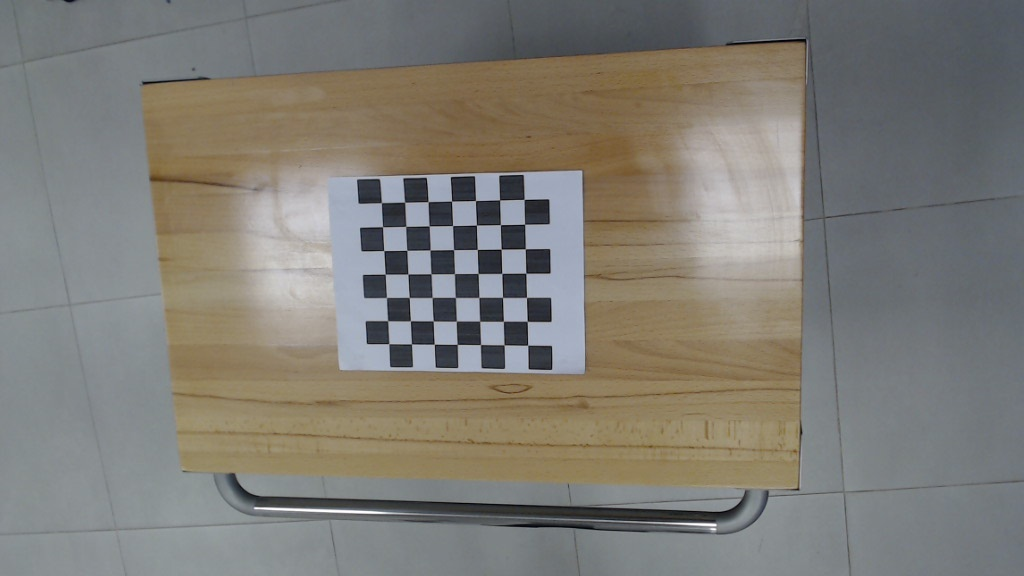
#> input picture Vision Fija/Fotos_Calibracion/foto_ajedrez_0.jpg, 1024 x 576 px; its folder holds only this picture in this run
$ python Calibracion_Intriseca_Camara.py
#> lines starting #> are read from the running program, lines starting #| are printed output that depends on the picture; after the words box and inside, x2 and y2 are one past the last pixel; in counts of white or black regions, pixels touching at a corner belong together; long printed decimals are rounded
### Vision Fija/Funciones_Codigos.py
import cv2
import cv2.aruco as aruco
import pandas as pd
import numpy as np
import json
import os
from datetime import date

ARCHIVO_PARAMETROS_CAMARA = "parametros_camara.json"
ARCHIVO_VALORES_CSV ="valores.csv"
CARPETA_FOTOS_CALIBRACION = "Fotos_Calibracion"
CARPETA_CODIGOS_ARUCO = "Codigos_ArUco"
RESOLUCION_CAMARA = {
    "RESOLUCION_WIDTH": 1280,
    "RESOLUCION_HEIGHT": 720
}

def filtrar_Archivos_JPG():
    dir_carpeta_imagenes = juntar_DireccionAbs_Archivo(CARPETA_FOTOS_CALIBRACION)
    imagenes = [os.path.join(dir_carpeta_imagenes, f)
                for f in os.listdir(dir_carpeta_imagenes)
                if f.lower().endswith('.jpg')]

    return imagenes

def guardar_Resolucion_Camara(width, height):
    RESOLUCION_CAMARA["RESOLUCION_WIDTH"] = width
    RESOLUCION_CAMARA["RESOLUCION_HEIGHT"] = height

def obtener_Nombre_Carpeta_Fotos():
    return CARPETA_FOTOS_CALIBRACION

def crear_Carpeta_Fotos():
    crear_Carpeta(CARPETA_FOTOS_CALIBRACION)

def crear_Carpeta_ArUco():
    crear_Carpeta(CARPETA_CODIGOS_ARUCO)

# [29 lines left out: functions crear_Carpeta, guardar_Foto_Calibracion, guardar_Codigo_ArUco, guardar_Imagen, not called in this run]

def guardar_Parametros_Camara(matriz_camara, coeficientes_distorsion):

    estructura_datos = {
        "fecha_calibracion" : str(date.today()),
        "resolucion_width" : int(RESOLUCION_CAMARA["RESOLUCION_WIDTH"]),
        "resolucion_height" : int(RESOLUCION_CAMARA["RESOLUCION_HEIGHT"]),
        "matriz_camara" : matriz_camara.tolist(),
        "coef_dist" : coeficientes_distorsion.tolist()
    }

    direccion = juntar_DireccionAbs_Archivo(ARCHIVO_PARAMETROS_CAMARA)

    if os.path.exists(direccion):
        datos = obtener_Parametros_Camara()
        datos.update(estructura_datos)
    else:
        datos = estructura_datos

    with open(direccion, "w") as f:
        json.dump(datos, f, indent=4)

# [13 lines left out: function guardar_Parametros_Extrinsecos_Camara, not called in this run]

def obtener_Parametros_Camara():
    direccion = juntar_DireccionAbs_Archivo(ARCHIVO_PARAMETROS_CAMARA)

    if not os.path.exists(direccion):
        raise FileNotFoundError(f"No se encontró el archivo de parámetros: {direccion}")

    with open(direccion, "r") as f:
        parametros_camara = json.load(f)

    return parametros_camara

# [15 lines left out: functions guardar_Datos_CSV, sacar_Datos_CSV, not called in this run]

def obtener_Direccion_Carpeta_Absoluta():
    try:
        return os.path.dirname(os.path.abspath(__file__))
    except NameError:
        return os.getcwd()

def juntar_DireccionAbs_Archivo(nombre_archivo):
    return os.path.join(obtener_Direccion_Carpeta_Absoluta(), nombre_archivo)

def juntar_Direccion1_Direccion2(direccion_carpeta, nombre_archivo):
    return os.path.join(direccion_carpeta, nombre_archivo)

### Vision Fija/Calibracion_Intriseca_Camara.py
import cv2
import numpy as np
import Funciones_Codigos as fc


tamaño_patron = (7, 7) # Dimensiones del patrón (esquinas internas horizontales, esquinas internas verticales)
longitud_cuadro = 0.024  # Longitud del lado de cada cuadro (en metros)

# Preparar coordenadas del patrón (puntos 3D en el mundo real)
objp = np.zeros((tamaño_patron[0] * tamaño_patron[1], 3), np.float32)
objp[:, :2] = np.mgrid[0:tamaño_patron[0], 0:tamaño_patron[1]].T.reshape(-1, 2)
objp *= longitud_cuadro  # Escalar según el tamaño real de los cuadros

objpoints = []  # Puntos 3D en el mundo real
imgpoints = []  # Puntos 2D detectados en la imagen

# Filtrar archivos .jpg dentro de esa carpeta
imagenes = fc.filtrar_Archivos_JPG()

for fname in imagenes:
    img = cv2.imread(fname)
#> img is the input picture: shape (576, 1024, 3); mean B, G, R 118, 124.3, 126.8
    gray = cv2.cvtColor(img, cv2.COLOR_BGR2GRAY)
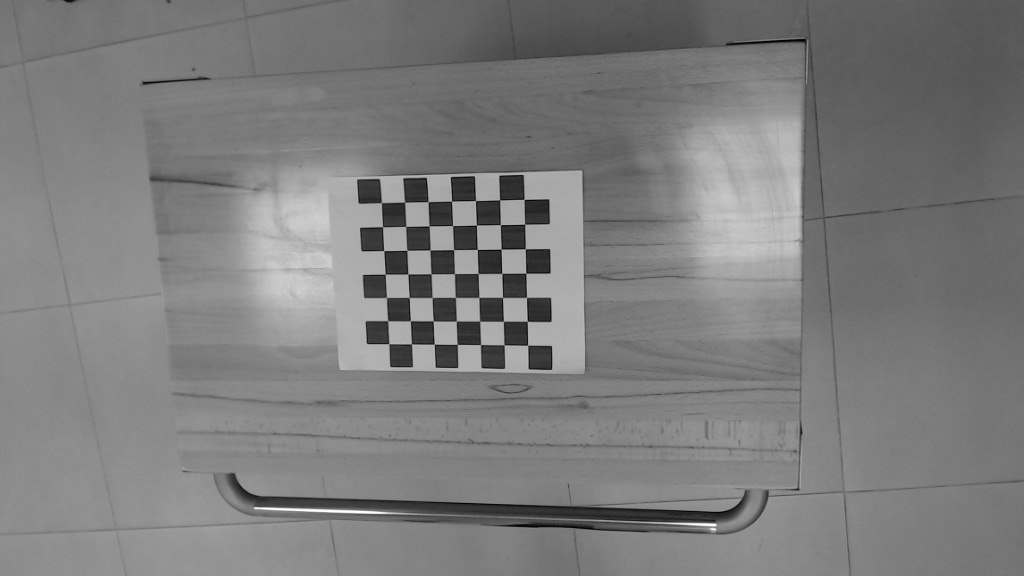
#> gray: shape (576, 1024); min 1, max 255, mean 124.4

    # Encontrar esquinas del tablero
    ret, corners = cv2.findChessboardCorners(gray, tamaño_patron, None)
#> ret = True; corners = 49 rows, first 8: [381.4, 202.6], [404.6, 202.2], [428.1, 201.6], [451.5, 201.1], [475.5, 200.6], [499.6, 199.9], [524.1, 199.4], [382.5, 226.7]

    if ret:
        objpoints.append(objp)
        imgpoints.append(corners)

        # Dibujar las esquinas encontradas
        cv2.drawChessboardCorners(img, tamaño_patron, corners, ret)
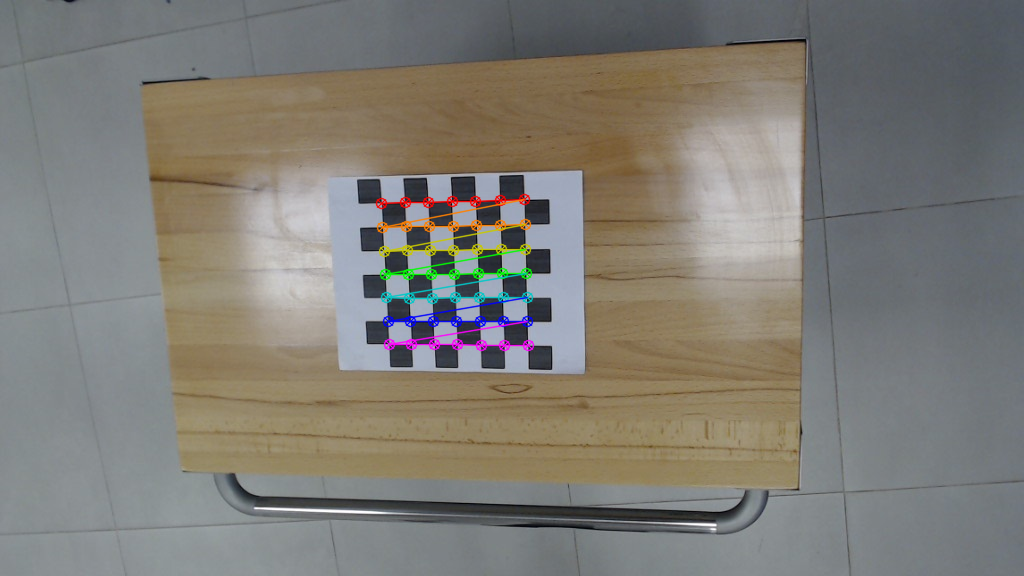
#> img: shape (576, 1024, 3); 1.55% of pixels changed, all inside (x1, y1, x2, y2) = (375, 193, 535, 352)
        cv2.imshow('Detección', img)
        cv2.waitKey(100)

cv2.destroyAllWindows()

# Calibrar la cámara
ret, matriz_camara, dist_coeffs, rvecs, tvecs = cv2.calibrateCamera(
    objpoints, imgpoints, gray.shape[::-1], None, None )
#> ret = 0.0965; matriz_camara = [[586.9, 0, 570.9], [0, 580.9, 291.4], [0, 0, 1]]; dist_coeffs = [[-0.113, 0.487, -0.00128, -0.00787, -0.462]]; rvecs = ([0.112, 0.124, -0.00972],); tvecs = ([-0.188, -0.089, 0.582],)

print(f"Matriz de cámara (intrínseca): \n {matriz_camara} \n")
#| Matriz de cámara (intrínseca):
#|  [[586.927   0.         570.862]
#|  [  0.         580.925 291.386]
#|  [  0.           0.           1.        ]]
print(f"Coeficientes de distorsión:\n {dist_coeffs}")
#| Coeficientes de distorsión:
#|  [[-0.1134   0.4875 -0.001282 -0.007871 -0.4619]]
print(f"Reporjection error: {ret}")
#| Reporjection error: 0.09646

fc.guardar_Parametros_Camara(matriz_camara, dist_coeffs)
#> in guardar_Parametros_Camara, `estructura_datos = { "fecha_calibracion" : str(date.today()), "resoluc..`: estructura_datos = {'fecha_calibracion': '2026-11-21', 'resolucion_width': 1280, 'resolucion_height': 720, 'matriz_camara': [[586.9, 0, 570.9], [0, 580.9, 291.4], [0, 0, 1]], 'coef_dist': [[-0.113, 0.487, -0.00128, -0.00787, -0.462]]}
#> (reads Vision Fija/parametros_camara.json from the repository)
print("Se guardaron los parametros en el archivo json")
